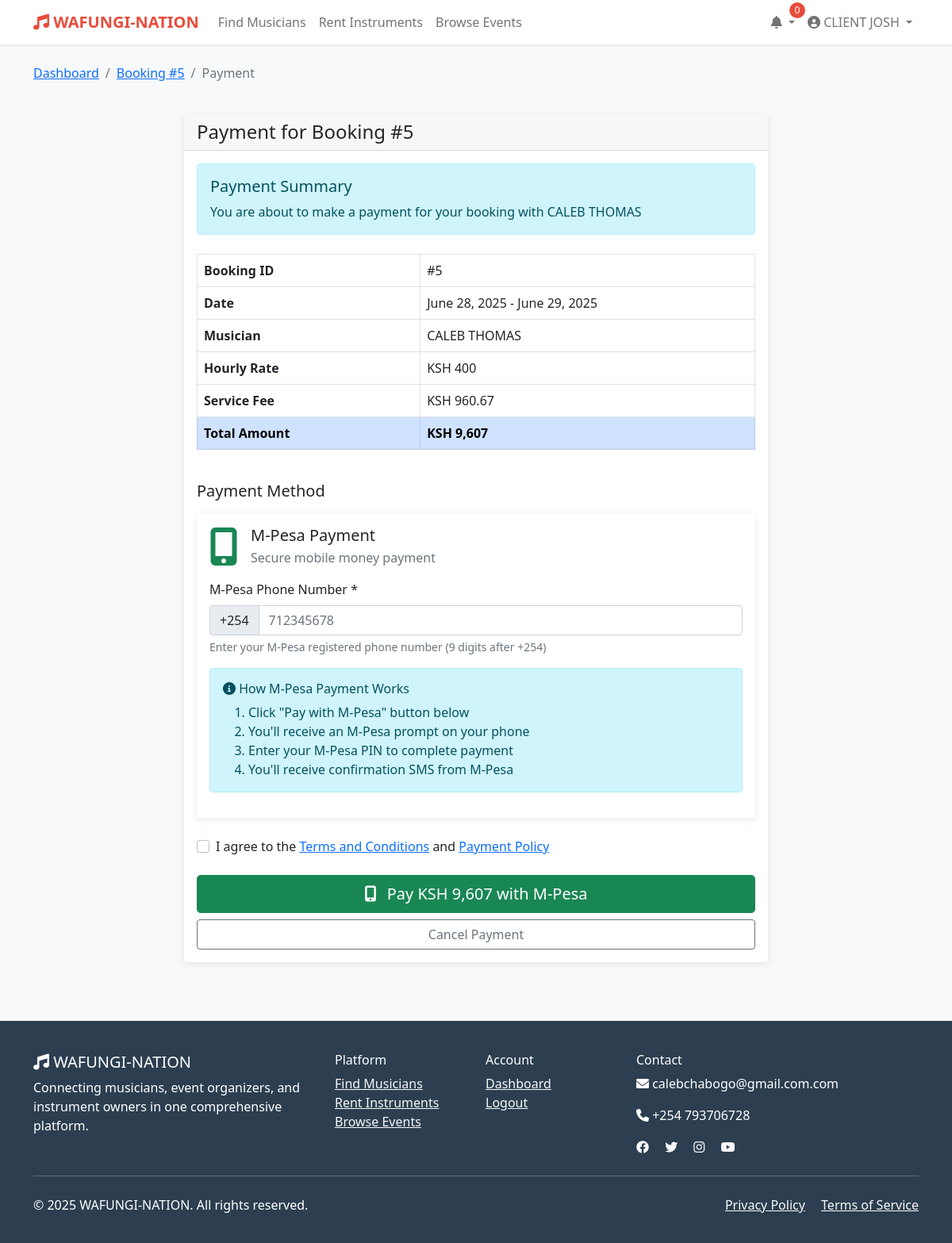
Screenshot of /bookings/5/payment/ (signed in) with the database file from the repository.
### wafungi/models.py (models this page shows, shortened)
class User(AbstractUser):
    USER_TYPES = (
        ('musician', 'Musician'),
        ('organizer', 'Event Organizer'),
        ('instrument_owner', 'Instrument Owner'),
        ('client', 'Client'),
    )
    user_type = models.CharField(max_length=20, choices=USER_TYPES)
    phone = models.CharField(max_length=15, blank=True)
    location = models.CharField(max_length=100, blank=True)
    profile_picture = models.ImageField(upload_to='profiles/', blank=True, null=True)
    bio = models.TextField(blank=True)
    is_verified = models.BooleanField(default=False)
    created_at = models.DateTimeField(auto_now_add=True)
    updated_at = models.DateTimeField(auto_now=True)

class Booking(models.Model):
    STATUS_CHOICES = (
        ('pending', 'Pending'),
        ('confirmed', 'Confirmed'),
        ('completed', 'Completed'),
        ('cancelled', 'Cancelled'),
    )
    client = models.ForeignKey(User, on_delete=models.CASCADE, related_name='bookings_made')
    musician = models.ForeignKey(User, on_delete=models.CASCADE, related_name='bookings_received', null=True, blank=True)
    instrument_listing = models.ForeignKey(InstrumentListing, on_delete=models.CASCADE, null=True, blank=True)
    event = models.ForeignKey(Event, on_delete=models.CASCADE, null=True, blank=True)
    start_date = models.DateTimeField()
    end_date = models.DateTimeField()
    total_amount = models.DecimalField(max_digits=10, decimal_places=2)
    status = models.CharField(max_length=20, choices=STATUS_CHOICES, default='pending')
    payment_status = models.BooleanField(default=False)
    notes = models.TextField(blank=True)
    created_at = models.DateTimeField(auto_now_add=True)

class MusicianProfile(models.Model):
    user = models.OneToOneField(User, on_delete=models.CASCADE)
    stage_name = models.CharField(max_length=100, blank=True)
    genres = models.ManyToManyField(Genre)
    instruments = models.ManyToManyField(Instrument)
    experience_years = models.PositiveIntegerField(default=0)
    hourly_rate = models.DecimalField(max_digits=10, decimal_places=2, default=0)
    availability_status = models.BooleanField(default=True)
    portfolio_url = models.URLField(blank=True)
    sample_audio = models.FileField(upload_to='audio_samples/', blank=True, null=True)
    rating = models.DecimalField(max_digits=3, decimal_places=2, default=0.0)
    total_gigs = models.PositiveIntegerField(default=0)

### wafungi/views.py (the view, shortened to what this page needs)
# urls.py: path('bookings/<int:booking_id>/payment/', views.payment_process, name='payment_process'),
@login_required
def payment_process(request, booking_id):
    booking = get_object_or_404(Booking, id=booking_id, client=request.user)
    if booking.payment_status:
        messages.info(request, 'This booking has already been paid for.')
        return redirect('booking_detail', booking.id)
    if booking.status != 'confirmed':
        messages.error(request, 'This booking must be confirmed before payment.')
        return redirect('booking_detail', booking.id)
    return render(request, 'wafungi/payment.html', {'booking': booking})

### wafungi/templatetags/wafungi_filters.py (called while the page is built)
@register.filter
def multiply(value, arg):
    try:
        return float(value) * float(arg)
    except (ValueError, TypeError):
        return 0

@register.filter
def ksh_currency(value):
    try:
        return f"KSH {float(value):,.0f}"
    except (ValueError, TypeError):
        return "KSH 0"

@register.filter
def ksh_currency_decimal(value):
    try:
        return f"KSH {float(value):,.2f}"
    except (ValueError, TypeError):
        return "KSH 0.00"

### templates/wafungi/payment.html (shortened to what this page needs)
{% extends 'base.html' %}
{% load wafungi_filters %}
{% block content %}
<div class="container py-4">
    <div class="row">
        <div class="col-12 mb-4">
            <nav aria-label="breadcrumb">
                <ol class="breadcrumb">
                    <li class="breadcrumb-item"><a href="{% url 'dashboard' %}">Dashboard</a></li>
                    <li class="breadcrumb-item"><a href="{% url 'booking_detail' booking.id %}">Booking #{{ booking.id }}</a></li>
                    <li class="breadcrumb-item active" aria-current="page">Payment</li>
                </ol>
            </nav>
        </div>
    </div>
    <div class="row justify-content-center">
        <div class="col-md-8">
            <div class="card">
                <div class="card-header">
                    <h4 class="mb-0">Payment for Booking #{{ booking.id }}</h4>
                </div>
                <div class="card-body">
                    <div class="alert alert-info mb-4">
                        <h5 class="alert-heading">Payment Summary</h5>
                        <p class="mb-0">You are about to make a payment for your booking with
                            {% if booking.musician %}
                                {{ booking.musician.get_full_name|default:booking.musician.username }}
                            {% elif booking.instrument_listing %}
                                {{ booking.instrument_listing.owner.get_full_name|default:booking.instrument_listing.owner.username }} for {{ booking.instrument_listing.brand }} {{ booking.instrument_listing.model }}
                            {% endif %}
                        </p>
                    </div>
                    <div class="table-responsive mb-4">
                        <table class="table table-bordered">
                            <tbody>
                                <tr>
                                    <th style="width: 40%;">Booking ID</th>
                                    <td>#{{ booking.id }}</td>
                                </tr>
                                <tr>
                                    <th>Date</th>
                                    <td>{{ booking.start_date|date:"F d, Y" }} - {{ booking.end_date|date:"F d, Y" }}</td>
                                </tr>
                                {% if booking.musician %}
                                    <tr>
                                        <th>Musician</th>
                                        <td>{{ booking.musician.get_full_name|default:booking.musician.username }}</td>
                                    </tr>
                                    <tr>
                                        <th>Hourly Rate</th>
                                        <td>{{ booking.musician.musicianprofile.hourly_rate|ksh_currency }}</td>
                                    </tr>
                                {% endif %}
                                <tr>
                                    <th>Service Fee</th>
                                    <td>{{ booking.total_amount|multiply:0.1|ksh_currency_decimal }}</td>
                                </tr>
                                <tr class="table-primary">
                                    <th>Total Amount</th>
                                    <td class="fw-bold">{{ booking.total_amount|ksh_currency }}</td>
                                </tr>
                            </tbody>
                        </table>
                    </div>
                    <form method="post" id="payment-form">
                        <h5 class="mb-3">Payment Method</h5>
                        <div class="card border-success mb-4">
                            <div class="card-body">
                                <div class="d-flex align-items-center mb-3">
                                    <i class="fas fa-mobile-alt fa-3x text-success me-3"></i>
                                    <div>
                                        <h5 class="mb-1">M-Pesa Payment</h5>
                                        <p class="text-muted mb-0">Secure mobile money payment</p>
                                    </div>
                                </div>
                                <div class="mb-3">
                                    <label for="mpesa-number" class="form-label">M-Pesa Phone Number *</label>
                                    <div class="input-group">
                                        <span class="input-group-text">+254</span>
                                        <input type="tel" class="form-control" id="mpesa-number" name="mpesa_number"
                                               placeholder="712345678" pattern="[0-9]{9}" required>
                                    </div>
                                    <div class="form-text">Enter your M-Pesa registered phone number (9 digits after +254)</div>
                                </div>
                                <div class="alert alert-info">
                                    <h6 class="alert-heading">
                                        <i class="fas fa-info-circle"></i> How M-Pesa Payment Works
                                    </h6>
                                    <ol class="mb-0">
                                        <li>Click "Pay with M-Pesa" button below</li>
                                        <li>You'll receive an M-Pesa prompt on your phone</li>
                                        <li>Enter your M-Pesa PIN to complete payment</li>
                                        <li>You'll receive confirmation SMS from M-Pesa</li>
                                    </ol>
                                </div>
                            </div>
                        </div>
                        <div class="form-check mb-4">
                            <input class="form-check-input" type="checkbox" id="terms" required>
                            <label class="form-check-label" for="terms">
                                I agree to the <a href="#" target="_blank">Terms and Conditions</a> and <a href="#" target="_blank">Payment Policy</a>
                            </label>
                        </div>
                        <div class="d-grid gap-2">
                            <button type="submit" class="btn btn-success btn-lg">
                                <i class="fas fa-mobile-alt me-2"></i>
                                Pay {{ booking.total_amount|ksh_currency }} with M-Pesa
                            </button>
                            <a href="{% url 'booking_detail' booking.id %}" class="btn btn-outline-secondary">
                                Cancel Payment
                            </a>
                        </div>
                    </form>
                </div>
            </div>
        </div>
    </div>
</div>
{% endblock %}

### templates/base.html (shortened to what this page needs)
<!DOCTYPE html>
<html lang="en">
<head>
    <link href="https://cdn.jsdelivr.net/npm/bootstrap@5.1.3/dist/css/bootstrap.min.css" rel="stylesheet">
    <link rel="stylesheet" href="https://cdnjs.cloudflare.com/ajax/libs/font-awesome/6.0.0/css/all.min.css">
</head>
<body>
    <nav class="navbar navbar-expand-lg navbar-light bg-white shadow-sm">
        <div class="container">
            <a class="navbar-brand" href="{% url 'home' %}">
                <i class="fas fa-music"></i> WAFUNGI-NATION
            </a>
            <div class="collapse navbar-collapse" id="navbarNav">
                <ul class="navbar-nav me-auto">
                    <li class="nav-item">
                        <a class="nav-link" href="{% url 'search_musicians' %}">Find Musicians</a>
                    </li>
                    <li class="nav-item">
                        <a class="nav-link" href="{% url 'search_instruments' %}">Rent Instruments</a>
                    </li>
                    <li class="nav-item">
                        <a class="nav-link" href="{% url 'browse_events' %}">Browse Events</a>
                    </li>
                </ul>
                <ul class="navbar-nav">
                    {% if user.is_authenticated %}
                        <li class="nav-item dropdown">
                            <a class="nav-link dropdown-toggle" href="#" id="notificationDropdown" role="button" data-bs-toggle="dropdown">
                                <i class="fas fa-bell"></i>
                                <span class="notification-badge" id="notificationCount">0</span>
                            </a>
                        </li>
                        <li class="nav-item dropdown">
                            <a class="nav-link dropdown-toggle" href="#" id="navbarDropdown" role="button" data-bs-toggle="dropdown">
                                {% if user.profile_picture %}
                                    <img src="{{ user.profile_picture.url }}" alt="Profile" class="rounded-circle" width="30" height="30">
                                {% else %}
                                    <i class="fas fa-user-circle"></i>
                                {% endif %}
                                {{ user.get_full_name|default:user.username }}
                            </a>
                        </li>
                    {% endif %}
                </ul>
            </div>
        </div>
    </nav>
    <main>
        {% block content %}{% endblock %}
    </main>
    <footer>
        <div class="container">
            <div class="row">
                <div class="col-md-4">
                    <h5><i class="fas fa-music"></i> WAFUNGI-NATION</h5>
                    <p>Connecting musicians, event organizers, and instrument owners in one comprehensive platform.</p>
                </div>
                <div class="col-md-2">
                    <h6>Platform</h6>
                    <ul class="list-unstyled">
                        <li><a href="{% url 'search_musicians' %}" class="text-light">Find Musicians</a></li>
                        <li><a href="{% url 'search_instruments' %}" class="text-light">Rent Instruments</a></li>
                        <li><a href="{% url 'browse_events' %}" class="text-light">Browse Events</a></li>
                    </ul>
                </div>
                <div class="col-md-2">
                    <h6>Account</h6>
                    <ul class="list-unstyled">
                        {% if user.is_authenticated %}
                            <li><a href="{% url 'dashboard' %}" class="text-light">Dashboard</a></li>
                            <li><a href="{% url 'logout' %}" class="text-light">Logout</a></li>
                        {% else %}
                            <li><a href="{% url 'login' %}" class="text-light">Login</a></li>
                            <li><a href="{% url 'register' %}" class="text-light">Register</a></li>
                        {% endif %}
                    </ul>
                </div>
                <div class="col-md-4">
                    <h6>Contact</h6>
                    <p><i class="fas fa-envelope"></i> calebchabogo@gmail.com.com</p>
                    <p><i class="fas fa-phone"></i> +254 793706728</p>
                    <div class="social-links">
                        <a href="#" class="text-light me-3"><i class="fab fa-facebook"></i></a>
                        <a href="#" class="text-light me-3"><i class="fab fa-twitter"></i></a>
                        <a href="#" class="text-light me-3"><i class="fab fa-instagram"></i></a>
                        <a href="#" class="text-light"><i class="fab fa-youtube"></i></a>
                    </div>
                </div>
            </div>
            <hr class="my-4">
            <div class="row">
                <div class="col-md-6">
                    <p>&copy; 2025 WAFUNGI-NATION. All rights reserved.</p>
                </div>
                <div class="col-md-6 text-end">
                    <a href="#" class="text-light me-3">Privacy Policy</a>
                    <a href="#" class="text-light">Terms of Service</a>
                </div>
            </div>
        </div>
    </footer>
</body>
</html>

### templates/base.html (style rules this page uses)
:root { --primary-color: #e74c3c; --secondary-color: #3498db; --accent-color: #f39c12; --dark-color: #2c3e50; --light-color: #ecf0f1; }
body { font-family: 'Segoe UI', Tahoma, Geneva, Verdana, sans-serif; background-color: #f8f9fa; }
.navbar-brand { font-weight: bold; color: var(--primary-color) !important; }
.card { border: none; box-shadow: 0 2px 10px rgba(0,0,0,0.1); transition: transform 0.2s; }
.notification-badge { position: absolute; top: -5px; right: -5px; background: var(--primary-color); color: white; border-radius: 50%; width: 20px; height: 20px; font-size: 12px; display: flex; align-items: center; justify-content: center; }
footer { background-color: var(--dark-color); color: white; padding: 40px 0 20px; margin-top: 50px; }

### rows the page displays
User: get_full_name "CLIENT JOSH"
Booking: id "5", musician.get_full_name "CALEB THOMAS", start_date "June 28, 2025", end_date "June 29, 2025", musician.musicianprofile.hourly_rate|ksh_currency "KSH 400", total_amount|multiply "KSH 960.67", total_amount|ksh_currency "KSH 9,607"
